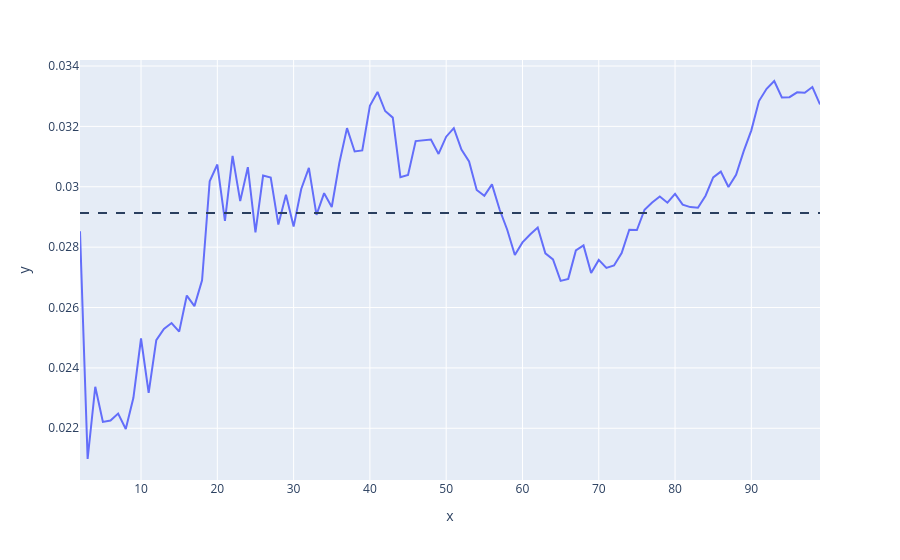

Notebook code cell kept with this figure:
### Code cell
print(f"Best n clusters = {best_n_clusters['n']} with a silhouette score of {best_n_clusters['score']}")
fig = px.line(x=range(*k_range), y=silhouettes)

avg = sum(silhouettes) / len(silhouettes)
fig.add_hline(y=avg, line_dash='dash')

### Figure 1 — Plotly figure (JSON) as saved in the notebook; plotly's stock layout.template omitted (floating-point values rounded to 4 significant figures)
{"data": [{"hovertemplate": "x=%{x}<br>y=%{y}<extra></extra>", "legendgroup": "", "line": {"color": "#636efa", "dash": "solid"}, "marker": {"symbol": "circle"}, "mode": "lines", "name": "", "orientation": "v", "showlegend": false, "type": "scatter", "x": [2, 3, 4, 5, 6, 7, 8, 9, 10, 11, 12, 13, 14, 15, 16, 17, 18, 19, 20, 21, 22, 23, 24, 25, 26, 27, 28, 29, 30, 31, 32, 33, 34, 35, 36, 37, 38, 39, 40, 41, 42, 43, 44, 45, 46, 47, 48, 49, 50, 51, 52, 53, 54, 55, 56, 57, 58, 59, 60, 61, 62, 63, 64, 65, 66, 67, 68, 69, 70, 71, 72, 73, 74, 75, 76, 77, 78, 79, 80, 81, 82, 83, 84, 85, 86, 87, 88, 89, 90, 91, 92, 93, 94, 95, 96, 97, 98, 99], "xaxis": "x", "y": [0.02853, 0.02098, 0.02338, 0.02221, 0.02225, 0.02249, 0.02197, 0.02301, 0.02497, 0.02318, 0.02492, 0.02529, 0.02549, 0.0252, 0.0264, 0.02605, 0.0269, 0.03018, 0.03074, 0.02887, 0.03102, 0.02952, 0.03065, 0.02849, 0.03037, 0.03031, 0.02875, 0.02973, 0.02868, 0.02993, 0.03063, 0.02907, 0.02979, 0.02933, 0.03079, 0.03194, 0.03117, 0.0312, 0.03268, 0.03314, 0.03251, 0.03229, 0.03032, 0.03039, 0.03151, 0.03153, 0.03156, 0.03109, 0.03166, 0.03194, 0.03124, 0.03084, 0.02989, 0.0297, 0.03008, 0.02925, 0.02858, 0.02774, 0.02816, 0.02842, 0.02865, 0.02779, 0.0276, 0.02688, 0.02695, 0.02789, 0.02806, 0.02714, 0.02758, 0.02731, 0.02739, 0.0278, 0.02858, 0.02857, 0.02924, 0.02948, 0.02968, 0.02947, 0.02976, 0.02941, 0.02933, 0.02931, 0.0297, 0.03031, 0.0305, 0.02999, 0.03039, 0.03118, 0.03187, 0.03284, 0.03325, 0.0335, 0.03296, 0.03297, 0.03313, 0.03311, 0.03331, 0.03273], "yaxis": "y"}], "layout": {"legend": {"tracegroupgap": 0}, "margin": {"t": 60}, "shapes": [{"line": {"dash": "dash"}, "type": "line", "x0": 0, "x1": 1, "xref": "x domain", "y0": 0.02913, "y1": 0.02913, "yref": "y"}], "xaxis": {"anchor": "y", "domain": [0, 1], "title": {"text": "x"}}, "yaxis": {"anchor": "x", "domain": [0, 1], "title": {"text": "y"}}}}
